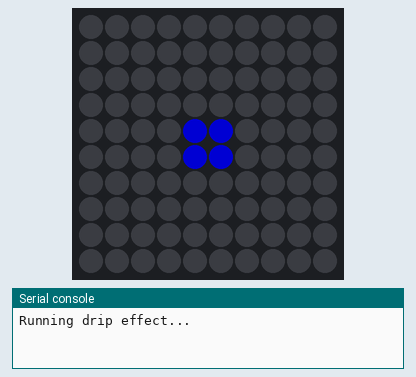
The program below on a simulated CircuitPython board. Parts: 10×10 RGB LED matrix (first LED top left, wired row by row, every second row reversed), the last lines printed to the serial console. Dim RGB values are drawn brighter than linear.

Above: at 0.15 s.
At 0.96 s:
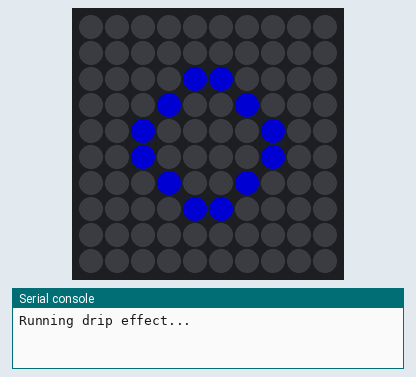
At 1.81 s:
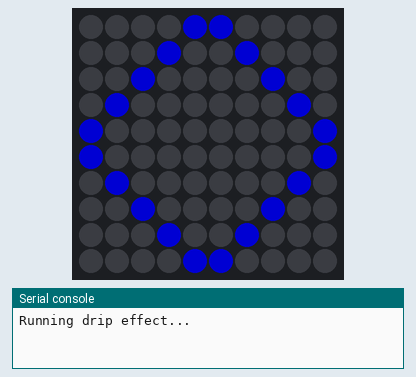
At 2.66 s:
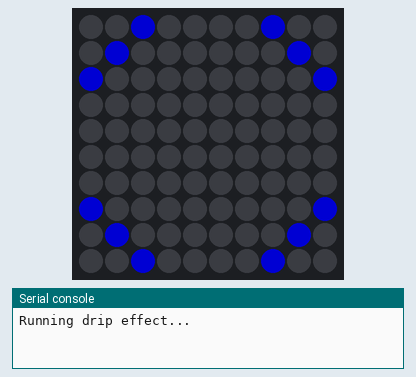
At 3.8 s:
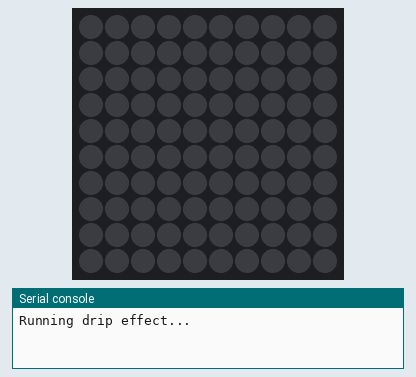
At 9.93 s:
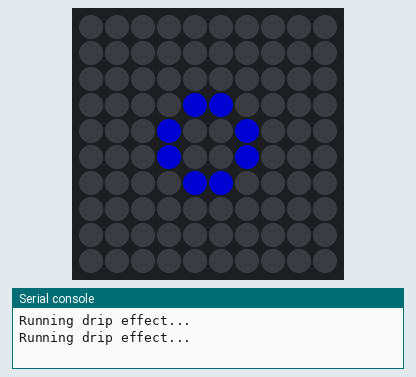

The program:

Drip.py
```python
import time
import board
import neopixel
import math

# Matrix dimensions
NUM_ROWS = 10
NUM_COLS = 10
NUM_PIXELS = NUM_ROWS * NUM_COLS
CENTER = [(4, 4), (4, 5), (5, 4), (5, 5)]  # 4-center LEDs for a 10x10 grid

# NeoPixel setup
pixel_pin = board.D21
ORDER = neopixel.GRB
pixels = neopixel.NeoPixel(
    pixel_pin, NUM_PIXELS, brightness=0.5, auto_write=False, pixel_order=ORDER
)

def get_pixel_index(x, y):
    """
    Converts 2D matrix coordinates (x, y) to the 1D NeoPixel index based on the zigzag layout:
    - Even rows (0-based index) go left-to-right.
    - Odd rows go right-to-left.
    """
    if x % 2 == 0:
        # Even rows go left to right
        return x * NUM_COLS + y
    else:
        # Odd rows go right to left
        return x * NUM_COLS + (NUM_COLS - 1 - y)

def drip(color, wait):
    """
    Symmetric drip effect starting from the center and expanding evenly outward.
    """
    # Max Manhattan distance from the center to any edge
    max_distance = NUM_ROWS + NUM_COLS

    # Step 1: Light up the 4 center LEDs
    for x, y in CENTER:
        pixels[get_pixel_index(x, y)] = color
    pixels.show()
    time.sleep(wait)

    # Fade out the 4 center LEDs
    for fade_step in range(10, -1, -1):  # Gradually decrease brightness
        fade_color = tuple(int(c * fade_step / 10) for c in color)
        for x, y in CENTER:
            pixels[get_pixel_index(x, y)] = fade_color
        pixels.show()
        time.sleep(wait / 5)

    # Step 2: Expand outward in concentric rings
    for distance in range(1, max_distance):
        # Step 2.1: Light up LEDs at the current ring
        for x in range(NUM_ROWS):
            for y in range(NUM_COLS):
                # Manhattan distance from the center region
                min_dist = min(abs(x - cx) + abs(y - cy) for cx, cy in CENTER)
                if min_dist == distance:
                    pixels[get_pixel_index(x, y)] = color
        pixels.show()
        time.sleep(wait)

        # Step 2.2: Fade out the current ring
        for fade_step in range(10, -1, -1):  # Gradually decrease brightness
            fade_color = tuple(int(c * fade_step / 10) for c in color)
            for x in range(NUM_ROWS):
                for y in range(NUM_COLS):
                    min_dist = min(abs(x - cx) + abs(y - cy) for cx, cy in CENTER)
                    if min_dist == distance:
                        pixels[get_pixel_index(x, y)] = fade_color
            pixels.show()
            time.sleep(wait / 5)

    # Clear all pixels after the effect
    pixels.fill((0, 0, 0))
    pixels.show()

# Clear All Pixels
def clear_pixels():
    """
    Clears all pixels in the matrix.
    """
    pixels.fill((0, 0, 0))
    pixels.show()

# Main function to display the drip effect
def main():
    try:
        while True:
            print("Running drip effect...")
            drip((0, 0, 255), 0.1)  # Blue drip effect
            time.sleep(1)  # Pause before repeating
    finally:
        clear_pixels()

if __name__ == "__main__":
    main()
```

Measured:
- by itself, everything shown: repeats every 9.4 s, in 19 steps
- what the display in image 4 shows lasts 5.7 s, from 3.7 s to 9.4 s
